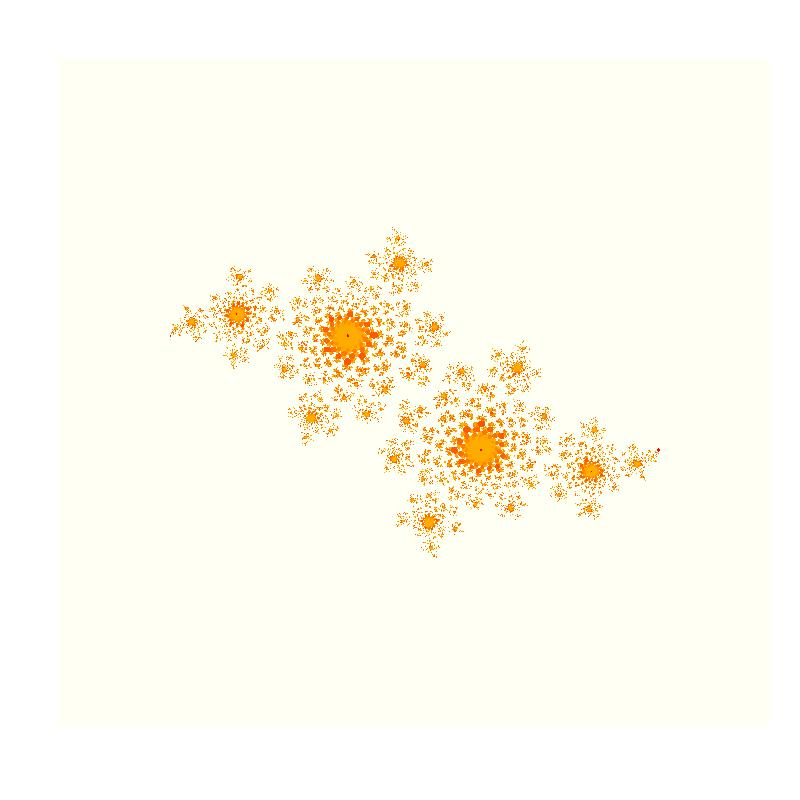

This chart was generated by the following R code:
## Make sure you have Julia.R in working directory 
## otherwise, the following will download it for you.
if(!file.exists("Julia.R")){
        download.file("https://raw.githubusercontent.com/dssievewright/JuliaSets/master/Julia.R",
                      "Julia.R")}
source("Julia.R")

thefunction <- function(z){
        z <- z^2 + complex(real = -0.4, imaginary = 0.6)
        return(z)
}

m2 <- initmatrix(resolution = 0.005)
m3 <- m2
m3[] <- vapply(m2, iterboundnsecond, FUN.VALUE = numeric(1), iterations = 100, 
               bound = 1000000, epsilon = 0.015)
jpeg("Julianeg4pos6.jpeg", width = 800, height = 800)
image(Re(m3), col = heat.colors(50), axes = FALSE, useRaster = TRUE)
dev.off()